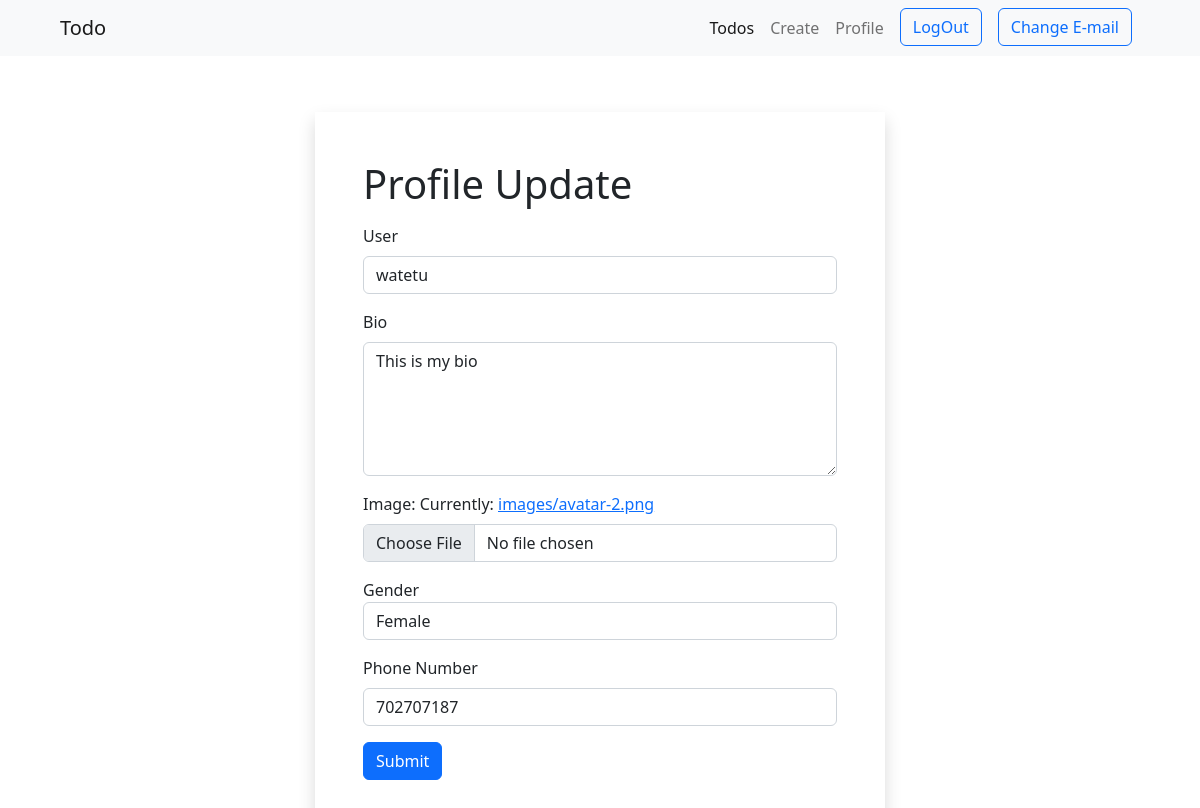
Page /users/update/ (signed in) on the earlier database version.
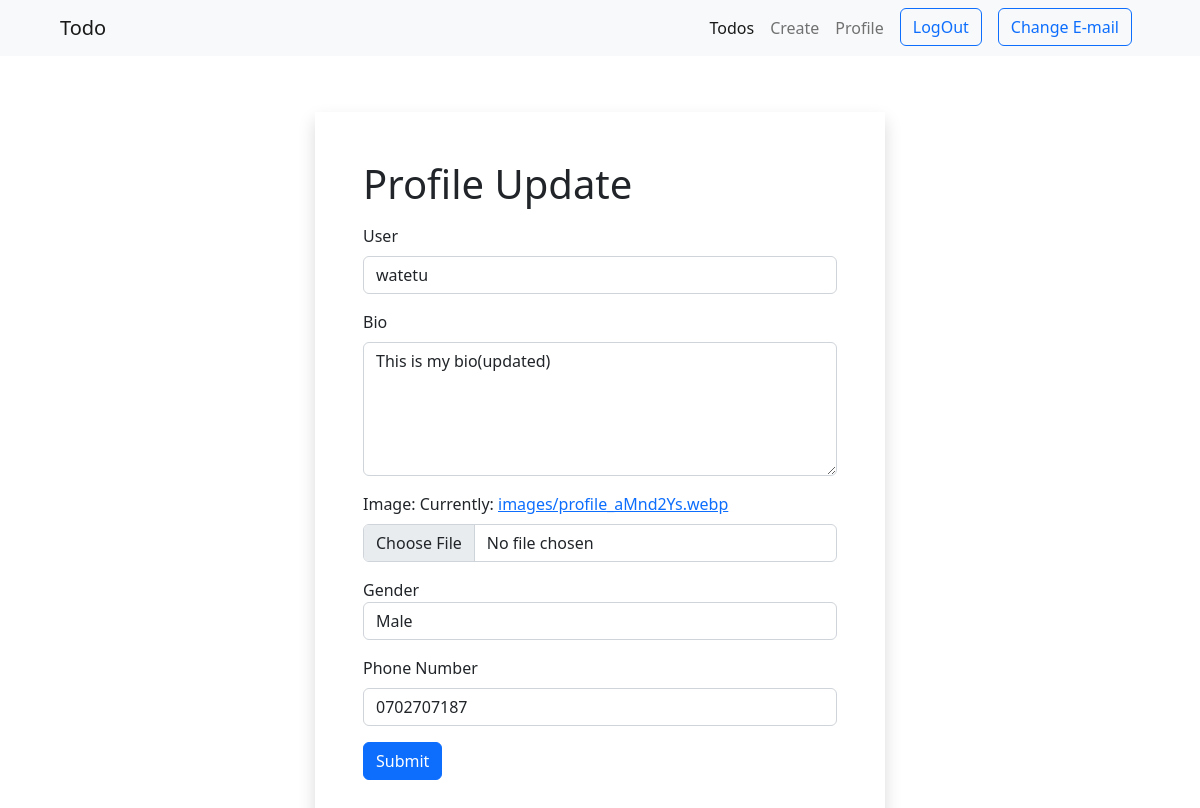
Same page on the later database version.
### local_users/models.py (models this page shows, shortened)
class Profile(models.Model):
    user = models.OneToOneField(User, on_delete=models.CASCADE)
    bio = models.TextField(blank=True, null=True)
    image = models.ImageField(
        upload_to='images', default="./images/profile.webp")

class User(AbstractUser):
    phone_number = models.CharField(max_length=15, null=True, blank=True)
    gender = models.CharField(
        max_length=200, choices=GENDER, null=True, blank=True)

### local_users/views.py (the view, shortened to what this page needs)
# urls.py: path('update/', views.update_profile, name='update_profile'),
@login_required(login_url='account_login')
def update_profile(request):
    profile = get_object_or_404(Profile, user=request.user)
    profile_form = ProfileForm(instance=profile)
    user_form = UpdateUserForm(instance=request.user)
    context = {
        "user_form": user_form,
        "profile_form": profile_form
    }
    return render(request, 'update_profile.html', context)

### local_users/forms.py
class UpdateUserForm(forms.ModelForm):
    username = forms.CharField(max_length=100,
                               widget=forms.TextInput(attrs={'class': 'form-control'}))
    phone_number = forms.CharField(
        max_length=12, label='Phone Number', required=False, widget=forms.TextInput(attrs={'class': 'form-control'}))
    gender = forms.ChoiceField(
        choices=GENDER, required=False, widget=forms.Select(attrs={'class': 'form-control'}))
    class Meta:
        model = User
        fields = ['username', 'phone_number', 'gender']

class ProfileForm(forms.ModelForm):
    image = forms.ImageField(widget=forms.FileInput(
        attrs={'class': 'form-control'}))
    bio = forms.CharField(widget=forms.Textarea(
        attrs={'class': 'form-control', 'rows': 5},), required=False)
    class Meta:
        model = Profile
        fields = ['bio', 'image']

### local_users/templates/update_profile.html (shortened to what this page needs)
{% extends './base.html' %}
{% load i18n %}
{% block content %}
<section class="row mt-5">
<form class="mt-2 col-md-6 mx-auto shadow p-5" action="{% url 'update_profile' %}" method="post" enctype="multipart/form-data">
    <h1 class="mb-3">Profile Update</h1>
<section>
    <div class="form-group mb-3">
    <label for="user" class="mb-2">User </label>
    {{user_form.username}}
    </div>
<div class="mb-3">
  <label for="bio" class="form-label">Bio</label>
{{profile_form.bio}}
</div>
<div class="mb-3">
  <label for="formFile" class="form-label">Image: </label>
  <span >Currently: <a href="{{profile_form.instance.image.url}}">{{profile_form.instance.image}}</a></span>
  {{profile_form.image}}
</div>
<div class="form-group my-3">
    <label for="gender">Gender</label>
    {{user_form.gender}}
  </div>
    <div class="mb-3">
    <label for="phone" class="form-label">Phone Number</label>
    {{user_form.phone_number}}
  </div>
</section>
  <button type="submit" class="btn btn-primary">Submit</button>
    </form>
</section>
{% endblock%}

Differences in the rows shown:
changed User "watetu": gender "Female" → "Male"; phone_number "702707187" → "0702707187"
changed Profile: bio "This is my bio" → "This is my bio(updated)"; instance.image "images/avatar-2.png" → "images/profile_aMnd2Ys.webp"
